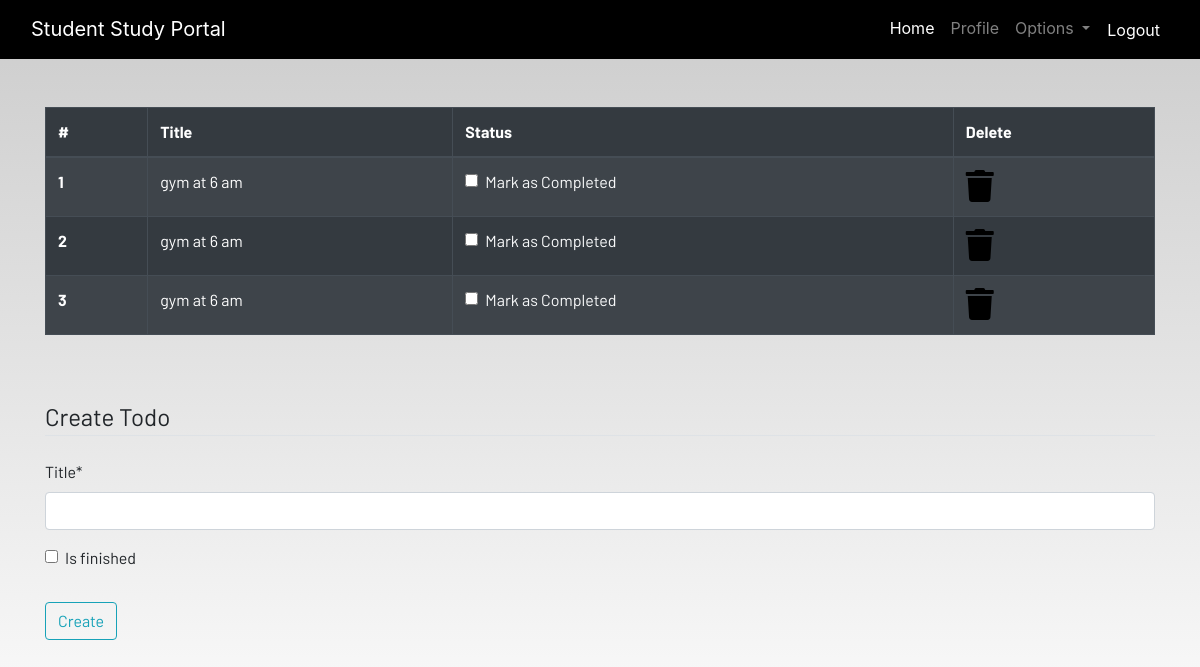
Page /todo (signed in) on the earlier database version.
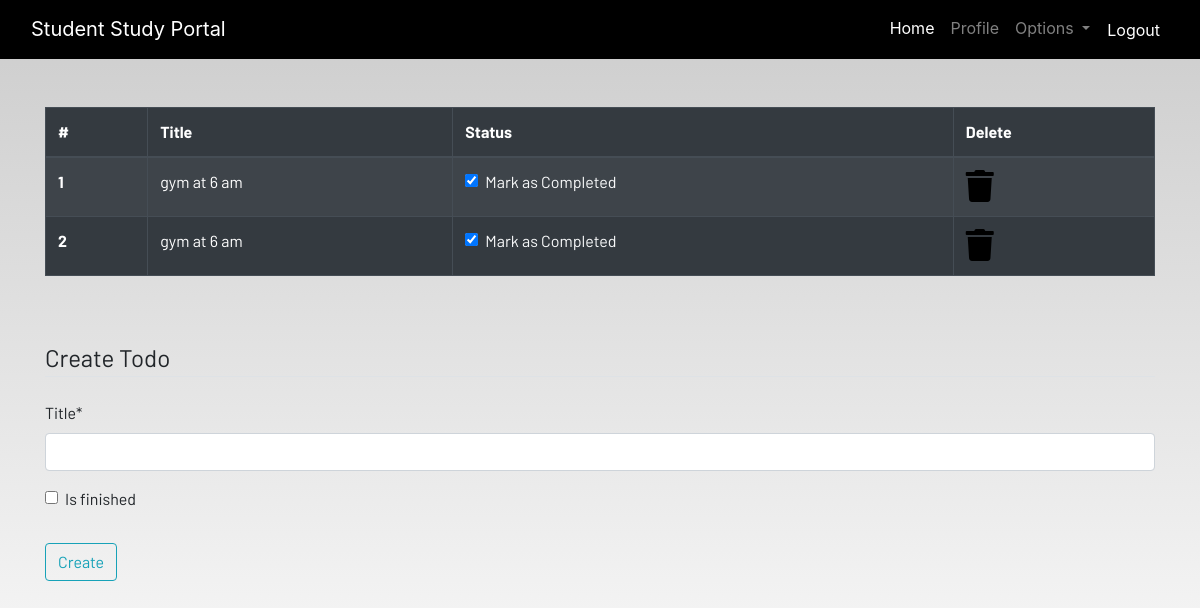
Same page on the later database version.
### dashboard/models.py (models this page shows, shortened)
class Todo(models.Model):
    user = models.ForeignKey(User,on_delete=models.CASCADE)
    title = models.CharField(max_length=100)
    is_finished = models.BooleanField(default=False)

### dashboard/views.py (the view)
# urls.py: path('todo',views.todo, name="todo"),
@login_required
def todo(request):
    if request.method == 'POST':
        form = TodoForm(request.POST)
        if form.is_valid():
            try:
                finished = request.POST["is_finished"]
                if finished == 'on':
                    finished = True
                else:
                    finished = False
            except:
                finished = False
            todos = Todo(
                user = request.user,
                title = request.POST['title'],
                is_finished = finished
            )
            todos.save()
            messages.success(request,f"Todo Added From {request.user.username}!!..")
    else:
        form = TodoForm()
    todo = Todo.objects.filter(user=request.user)
    if len(todo) == 0:
        todos_done = True
    else:
        todos_done = False
    context = {
        'form':form,
        'todos':todo,
        'todos_done':todos_done
    }
    return render(request,"dashboard/todo.html",context)

### dashboard/forms.py
class TodoForm(forms.ModelForm):
    class Meta:
        model = Todo
        fields = ['title', 'is_finished']

### dashboard/templates/dashboard/todo.html (shortened to what this page needs)
{% extends 'dashboard/base.html' %}
{% load static %}
{% load crispy_forms_tags %}
{% block content %}
<div class="container">
    {% if not todos_done %}
    <table class="table table-striped table-bordered table-hover table-dark">
        <thead>
            <tr>
                <th scope="col">#</th>
                <th scope="col">Title</th>
                <th scope="col">Status</th>
                <th scope="col">Delete</th>
            </tr>
        </thead>
        <tbody>
            {% for todo in todos %}
            <tr>
                <th scope="row">{{forloop.counter}}</th>
                <td>{{todo.title}}</td>
                <td>
                    <form method="POST" action="{% url 'update-todo' todo.id %}">
                        <div class="form-check">
                            <input class="form-check-input" type="checkbox" name="is_finished" value="on" {% if todo.is_finished %}checked{% endif %} onchange="this.form.submit()">
                            <label class="form-check-label text-light" for="flexCheckDefault">
                                Mark as Completed
                            </label>
                        </div>
                    </form>
                </td>
                <td><a href="{% url 'delete-todo' todo.id %}"><i class="fa fa-trash fa-2x"></i></a></td>
            </tr>
            {% endfor %}
        </tbody>
    </table>
    {% else %}
    <h4>All tasks have been done!! create to add more</h4>
{% endif %}
</div><br><br>
<div class="container">
    <form method="POST">
        <fieldset class="form-group">
            <legend class="border-bottom mb-4">Create Todo</legend>
            {{form|crispy}}
        </fieldset>
        <div class="form-group">
            <button href="" class="btn btn-outline-info" type="submit">
                Create
            </button>
        </div>
    </form>
</div>
{% endblock content %}

Differences in the rows shown:
removed Todo: title "gym at 6 am"
changed Todo (number 1 of 2 on the later page): is_finished "☐" → "☑"
changed Todo (number 2 of 2 on the later page): is_finished "☐" → "☑"
